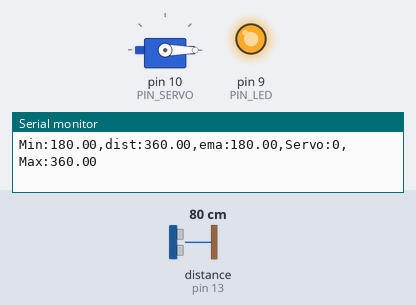
This sketch was run on a simulated Arduino Uno, built with avr-gcc and run on an emulated ATmega328P. Parts: servo, output pins drawn as LEDs (lit = HIGH), the last lines printed to the serial monitor. Wiring (inferred from the names in the program): ultrasonic range finder: trigger pin 12; echo pin 13. The test bench sets the inputs (shaded band); at power-on: distance to the obstacle (sensor on pin 13) 80 cm. The echo pulse lasts 58.3 µs per cm; pins used as bus, display or sensor lines are not drawn.

Above: at 1.2 s.
1.3 s: distance to the obstacle (sensor on pin 13) set to 35 cm
At 1.75 s:
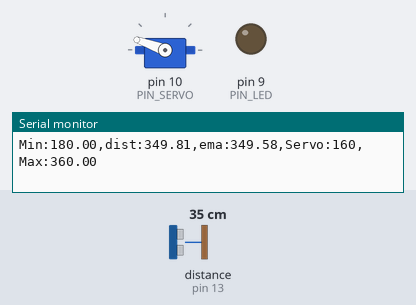
4.3 s: distance to the obstacle (sensor on pin 13) set to 2 cm
At 5.3 s:
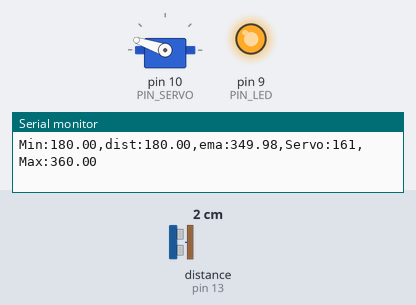
5.8 s: distance to the obstacle (sensor on pin 13) set to 18 cm
At 8.6 s:
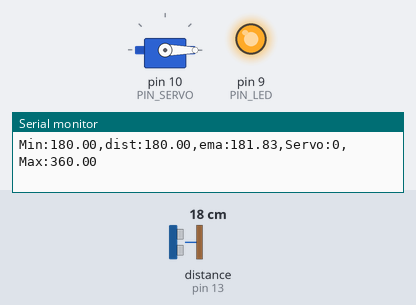
8.8 s: distance to the obstacle (sensor on pin 13) set to 35 cm
At 9.17 s:
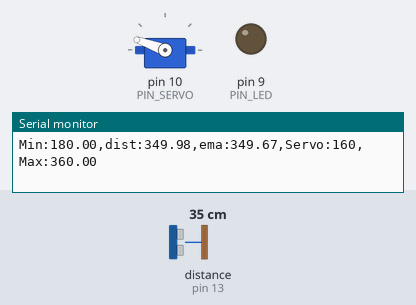
11.8 s: distance to the obstacle (sensor on pin 13) set to 18 cm
At 13.8 s:
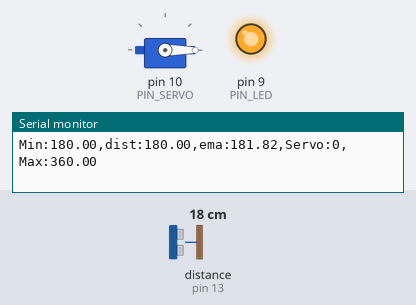
Timing chart, 0 to 15.3 s (numbered marks = the images above; inputs shaded):
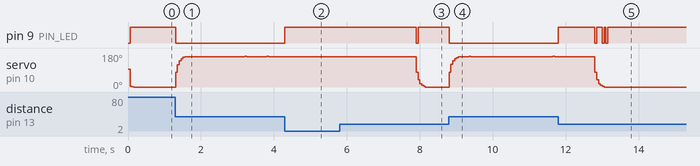

The sketch:

11_example_1.ino
```cpp
#include <Servo.h>

// Arduino pin assignment
#define PIN_LED   9   // LED active-low
#define PIN_TRIG  12  // sonar sensor TRIGGER
#define PIN_ECHO  13  // sonar sensor ECHO
#define PIN_SERVO 10  // servo motor

// configurable parameters for sonar
#define SND_VEL 346.0     // sound velocity at 24 celsius degree (unit: m/sec)
#define INTERVAL 50      // sampling interval (unit: msec)
#define PULSE_DURATION 10 // ultra-sound Pulse Duration (unit: usec)
#define _DIST_MIN 180.0   // minimum distance to be measured (unit: mm)
#define _DIST_MAX 360.0   // maximum distance to be measured (unit: mm)

#define TIMEOUT ((INTERVAL / 2) * 1000.0) // maximum echo waiting time (unit: usec)
#define SCALE (0.001 * 0.5 * SND_VEL) // coefficent to convert duration to distance

#define _EMA_ALPHA 0.5    // EMA weight of new sample (range: 0 to 1)
                          // Setting EMA to 1 effectively disables EMA filter.

// duty duration for myservo.writeMicroseconds()
// NEEDS TUNING (servo by servo)

#define _DUTY_MIN 500 // servo full clockwise position (0 degree)
#define _DUTY_NEU 1500 // servo neutral position (90 degree)
#define _DUTY_MAX 2400 // servo full counterclockwise position (180 degree)

// global variables
float  dist_ema, dist_prev = _DIST_MAX,dist_filtered=200,dist_ema_prev=200; // unit: mm
unsigned long last_sampling_time;       // unit: ms

Servo myservo;

void setup() {
  // initialize GPIO pins
  pinMode(PIN_LED, OUTPUT);
  pinMode(PIN_TRIG, OUTPUT);    // sonar TRIGGER
  pinMode(PIN_ECHO, INPUT);     // sonar ECHO
  digitalWrite(PIN_TRIG, LOW);  // turn-off Sonar

  myservo.attach(PIN_SERVO);
  myservo.writeMicroseconds(_DUTY_NEU);

  // initialize USS related variables
  dist_prev = 180; // raw distance output from USS (unit: mm)

  // initialize serial port
  Serial.begin(57600);
}

void loop() {
  float  dist_raw;

  // wait until next sampling time.
  if (millis() < (last_sampling_time + INTERVAL))
    return;

  dist_raw = USS_measure(PIN_TRIG, PIN_ECHO); // read distance

  if ((dist_raw == 0.0) || dist_raw > _DIST_MAX || dist_raw < _DIST_MIN) {
      dist_filtered = dist_prev;   // Set Higher Value
      dist_raw = (_DIST_MAX - dist_raw > 0) ? _DIST_MIN : _DIST_MAX;
      digitalWrite(PIN_LED, 1);       // LED OFF
  }
  else {    // In desired Range
      dist_filtered = dist_raw;
      digitalWrite(PIN_LED, 0);       // LED ON
  }

  dist_prev = dist_filtered;

  // Modify the below line to implement the EMA equation
  dist_ema = _EMA_ALPHA * dist_filtered + (1 - _EMA_ALPHA)* dist_ema_prev;
  dist_ema_prev = dist_ema;

  if(dist_ema <= 180){
    myservo.writeMicroseconds(500);
  }else if(dist_ema >= 360){
    myservo.writeMicroseconds(2400);
  }else{
    myservo.writeMicroseconds(500 + (1900 / 180 * (dist_ema - 180)));
  }

  // output the distance to the serial port
  Serial.print("Min:");    Serial.print(_DIST_MIN);
  Serial.print(",dist:");  Serial.print(dist_raw);
  Serial.print(",ema:");  Serial.print(dist_ema);
  Serial.print(",Servo:"); Serial.print(myservo.read());
  Serial.print(",Max:");   Serial.print(_DIST_MAX);
  Serial.println("");

  // update last sampling time
  last_sampling_time += INTERVAL;
}

// get a distance reading from USS. return value is in millimeter.
float USS_measure(int TRIG, int ECHO)
{
  digitalWrite(TRIG, HIGH);
  delayMicroseconds(PULSE_DURATION);
  digitalWrite(TRIG, LOW);

  return pulseIn(ECHO, HIGH, TIMEOUT) * SCALE; // unit: mm
}
```

Measured:
- after the input at 1.3 s, pin 9 (PIN_LED): HIGH → LOW at once
- after the input at 4.3 s, pin 9 (PIN_LED): LOW → HIGH at once; servo on pin 10 (PIN_SERVO): stops changing and stays 161°
- after the input at 5.8 s, pin 9 (PIN_LED): HIGH → LOW after 2.1 s, → HIGH 0.05 s later; servo on pin 10 (PIN_SERVO): 161° → 0° after 2.1 s
- after the input at 8.8 s, pin 9 (PIN_LED): HIGH → LOW at once
- after the input at 11.8 s, pin 9 (PIN_LED): goes HIGH 1.0 s, LOW 0.05 s, HIGH 0.15 s, LOW 0.05 s, HIGH 0.05 s, LOW 0.05 s, then HIGH, starting at once
